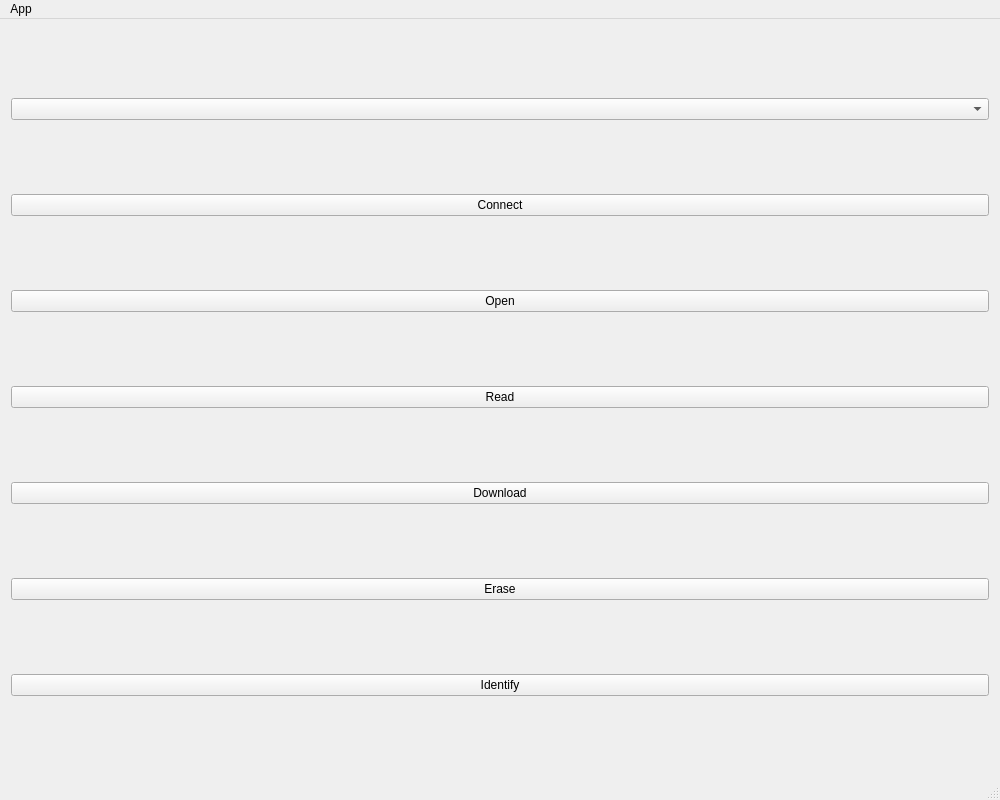
<?xml version="1.0" encoding="UTF-8"?>
<ui version="4.0">
 <class>MainWindow</class>
 <widget class="QMainWindow" name="MainWindow">
  <property name="geometry">
   <rect>
    <x>0</x>
    <y>0</y>
    <width>1000</width>
    <height>800</height>
   </rect>
  </property>
  <property name="windowTitle">
   <string>8051 Programmer</string>
  </property>
  <widget class="QWidget" name="centralWidget">
   <layout class="QHBoxLayout" name="horizontalLayout">
    <item>
     <layout class="QVBoxLayout" name="leftLayout">
      <item>
       <widget class="QComboBox" name="serialCombo"/>
      </item>
      <item>
       <widget class="QPushButton" name="serialConnect">
        <property name="text">
         <string>Connect</string>
        </property>
       </widget>
      </item>
      <item>
       <widget class="QPushButton" name="openButton">
        <property name="text">
         <string>Open</string>
        </property>
       </widget>
      </item>
      <item>
       <widget class="QPushButton" name="readButton">
        <property name="text">
         <string>Read</string>
        </property>
       </widget>
      </item>
      <item>
       <widget class="QPushButton" name="downloadButton">
        <property name="text">
         <string>Download</string>
        </property>
       </widget>
      </item>
      <item>
       <widget class="QPushButton" name="eraseButton">
        <property name="text">
         <string>Erase</string>
        </property>
       </widget>
      </item>
      <item>
       <widget class="QPushButton" name="idButton">
        <property name="text">
         <string>Identify</string>
        </property>
       </widget>
      </item>
     </layout>
    </item>
    <item>
     <layout class="QVBoxLayout" name="serialLayout"/>
    </item>
   </layout>
  </widget>
  <widget class="QMenuBar" name="menuBar">
   <property name="geometry">
    <rect>
     <x>0</x>
     <y>0</y>
     <width>1000</width>
     <height>26</height>
    </rect>
   </property>
   <widget class="QMenu" name="menuApp">
    <property name="title">
     <string>App</string>
    </property>
    <addaction name="actionOpen_Program"/>
   </widget>
   <addaction name="menuApp"/>
  </widget>
  <widget class="QStatusBar" name="statusBar"/>
  <action name="actionOpen_Program">
   <property name="text">
    <string>Open Program</string>
   </property>
  </action>
 </widget>
 <layoutdefault spacing="6" margin="11"/>
 <resources/>
 <connections>
  <connection>
   <sender>openButton</sender>
   <signal>clicked()</signal>
   <receiver>actionOpen_Program</receiver>
   <slot>trigger()</slot>
   <hints>
    <hint type="sourcelabel">
     <x>58</x>
     <y>124</y>
    </hint>
    <hint type="destinationlabel">
     <x>-1</x>
     <y>-1</y>
    </hint>
   </hints>
  </connection>
 </connections>
</ui>
